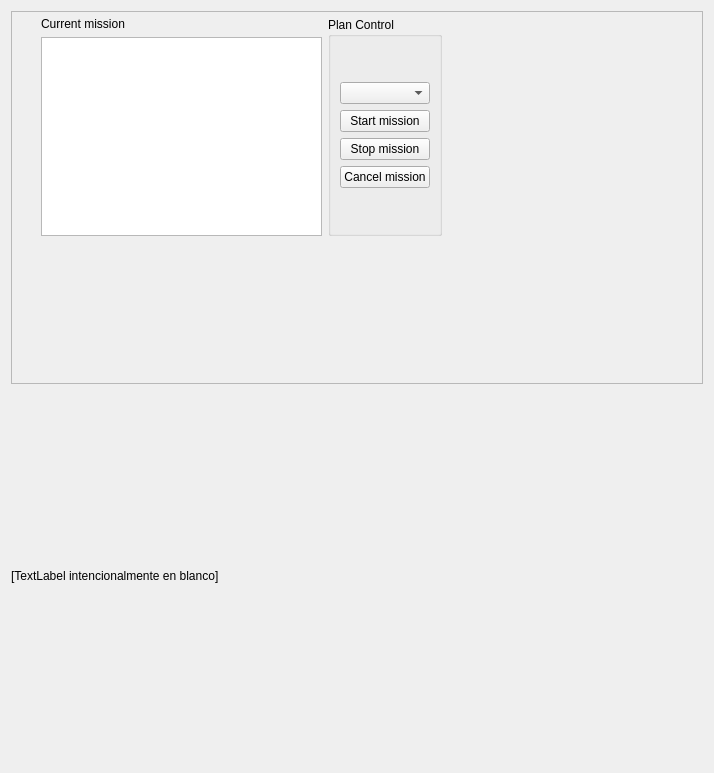
<?xml version="1.0" encoding="UTF-8"?>
<ui version="4.0">
 <class>local_guiDlg</class>
 <widget class="QWidget" name="local_guiDlg">
  <property name="geometry">
   <rect>
    <x>0</x>
    <y>0</y>
    <width>714</width>
    <height>773</height>
   </rect>
  </property>
  <property name="windowTitle">
   <string>Controller</string>
  </property>
  <layout class="QVBoxLayout" name="verticalLayout_2">
   <item>
    <layout class="QVBoxLayout" name="verticalLayout">
     <item>
      <widget class="QFrame" name="frame">
       <property name="minimumSize">
        <size>
         <width>300</width>
         <height>0</height>
        </size>
       </property>
       <property name="frameShape">
        <enum>QFrame::StyledPanel</enum>
       </property>
       <property name="frameShadow">
        <enum>QFrame::Raised</enum>
       </property>
       <widget class="QWidget" name="layoutWidget">
        <property name="geometry">
         <rect>
          <x>30</x>
          <y>6</y>
          <width>401</width>
          <height>219</height>
         </rect>
        </property>
        <layout class="QHBoxLayout" name="horizontalLayout">
         <item>
          <layout class="QVBoxLayout" name="verticalLayout_5">
           <item>
            <widget class="QLabel" name="label">
             <property name="text">
              <string>Current mission</string>
             </property>
            </widget>
           </item>
           <item>
            <widget class="QPlainTextEdit" name="current_plan"/>
           </item>
          </layout>
         </item>
         <item>
          <widget class="QGroupBox" name="groupBox">
           <property name="title">
            <string>Plan Control</string>
           </property>
           <layout class="QVBoxLayout" name="verticalLayout_4">
            <item>
             <layout class="QVBoxLayout" name="verticalLayout_3">
              <item>
               <widget class="QComboBox" name="comboBox_select_target"/>
              </item>
              <item>
               <widget class="QPushButton" name="pushButton_start_mission">
                <property name="text">
                 <string>Start mission</string>
                </property>
               </widget>
              </item>
              <item>
               <widget class="QPushButton" name="pushButton_stop_mission">
                <property name="text">
                 <string>Stop mission</string>
                </property>
               </widget>
              </item>
              <item>
               <widget class="QPushButton" name="pushButton_cancel_mission">
                <property name="text">
                 <string>Cancel mission</string>
                </property>
               </widget>
              </item>
             </layout>
            </item>
           </layout>
          </widget>
         </item>
        </layout>
       </widget>
      </widget>
     </item>
     <item>
      <widget class="QLabel" name="label_rgb">
       <property name="minimumSize">
        <size>
         <width>640</width>
         <height>0</height>
        </size>
       </property>
       <property name="text">
        <string>[TextLabel intencionalmente en blanco]</string>
       </property>
      </widget>
     </item>
    </layout>
   </item>
  </layout>
 </widget>
 <resources/>
 <connections/>
</ui>
